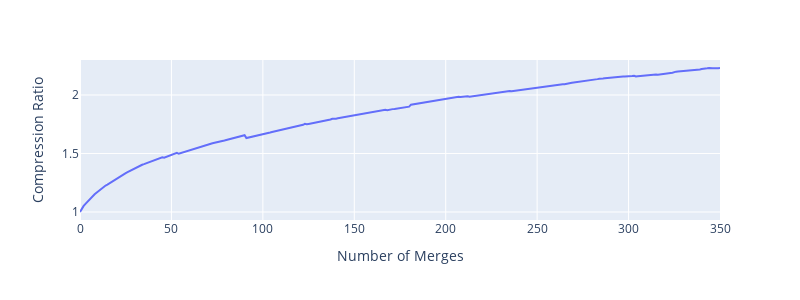

Notebook cell for this chart:
### Markdown cell above
Nice! So the BPE tokenizer create tokens for 'e ', ' t', 'd ', 't ', 'in' and so on, and we see they appear quite frequently too, giving us a compression ratio of **2.23**. 

Another interesting aspect of BPE tokenizer is that as we increase the number of merges, we get diminishing returns for the compression ratio. This is because the most frequent character pairs are merged first, leaving progressively less common and impactful pairs for later merges. The initial merges offer a high "compression gain," significantly reducing the total token count and efficiently creating common subwords. However, as the vocabulary grows, the impact of each additional merge on the overall tokenization quality and compression diminishes.

### Code cell
tk.plot_compression_ratios()

### Figure 1 — Plotly figure (JSON) as saved in the notebook; plotly's stock layout.template omitted (floating-point values rounded to 4 significant figures; data arrays with more than 128 entries replaced by an {"elided": "..."} marker saying what was removed)
{"data": [{"hovertemplate": "Number of Merges=%{x}<br>Compression Ratio=%{y}<extra></extra>", "legendgroup": "", "line": {"color": "#636efa", "dash": "solid"}, "marker": {"symbol": "circle"}, "mode": "lines", "name": "", "orientation": "v", "showlegend": false, "type": "scatter", "x": {"elided": "351 int values"}, "xaxis": "x", "y": {"elided": "351 float values"}, "yaxis": "y"}], "layout": {"height": 300, "legend": {"tracegroupgap": 0}, "margin": {"t": 60}, "width": 800, "xaxis": {"anchor": "y", "domain": [0, 1], "title": {"text": "Number of Merges"}}, "yaxis": {"anchor": "x", "domain": [0, 1], "title": {"text": "Compression Ratio"}}}}
